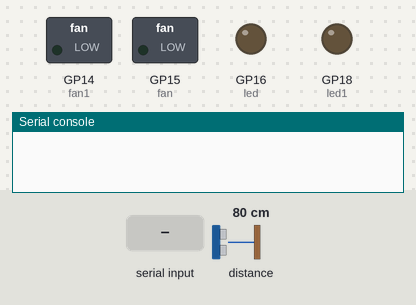
Bench run of a program on a simulated Raspberry Pi Pico running MicroPython. On the bench: switched loads named in the program (green lamp = pin HIGH), output pins drawn as LEDs (lit = HIGH), the last lines printed to the serial console. The test bench sets the inputs (shaded band); at power-on: distance to the obstacle 80 cm. The echo pulse lasts 58.3 µs per cm.

Above: at 1.2 s.
1.3 s: "bedroom fan on" received over the second serial link
At 4.4 s:
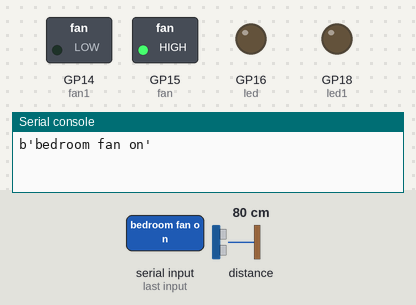
4.8 s: "hall fan on" received over the second serial link
At 6.7 s:
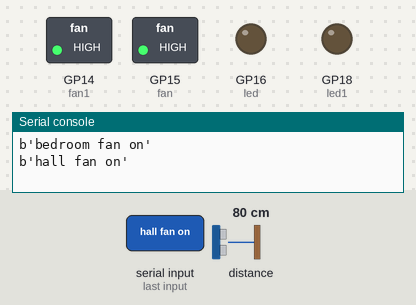
8.3 s: "activate" received over the second serial link
At 10.4 s:
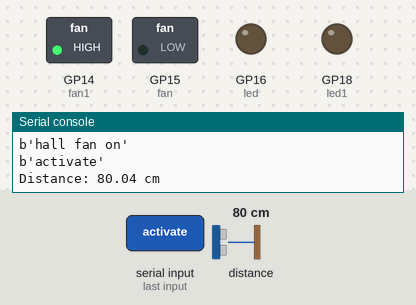
11.8 s: distance to the obstacle set to 11 cm
15.3 s: distance to the obstacle set to 8 cm
At 18.7 s:
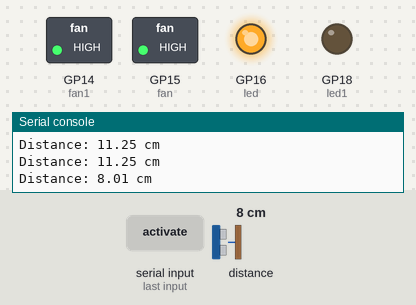
19.5 s: "hall fan off" received over the second serial link
At 22.2 s:
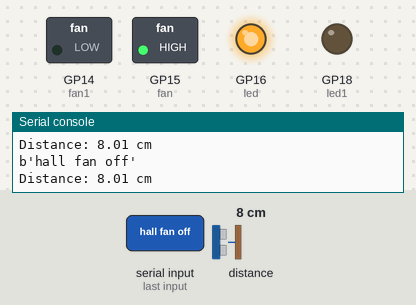
Timing chart, 0 to 23.7 s (numbered marks = the images above; inputs shaded):
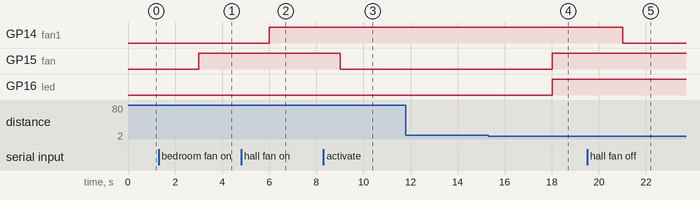

The program:

main.py
```python
from machine import Pin, UART
from time import sleep
import utime

# Initializing pins for devices and UART communication
fan = Pin(15, Pin.OUT)
fan1 = Pin(14, Pin.OUT)
led = Pin(16, Pin.OUT)
led1 = Pin(18, Pin.OUT)
uart = UART(0, 9600)

# USS configuration
signal_pin = Pin(0, Pin.IN)

# Initial states of devices
fan_state = 0
fan1_state = 0
bedroom_led_state = 0
hall_led_state = 0

# Flag to enable/disable distance measurement
distance_enabled = False

# Function to control the state of a device
def control_device(pin, state):
    pin.value(state)

# Function to measure distance using ultrasonic sensor
def get_distance():
    # Trigger measurement by briefly pulling the signal pin low
    signal_pin.init(Pin.OUT)
    signal_pin.value(0)
    utime.sleep_us(2)
    signal_pin.value(1)
    utime.sleep_us(5)
    signal_pin.value(0)

    # Wait for the echo response
    signal_pin.init(Pin.IN)
    while signal_pin.value() == 0:
        pulse_start = utime.ticks_us()

    while signal_pin.value() == 1:
        pulse_end = utime.ticks_us()

    pulse_duration = utime.ticks_diff(pulse_end, pulse_start)

    # Speed of sound is approximately 343 meters per second at sea level
    # Convert the time to distance (cm)
    distance = (pulse_duration * 34300) / (2 * 10**6)

    return distance

# Main loop
while True:
    if uart.any():
        data = str(uart.read())
        print(data)

        # Command to activate distance measurement
        if 'activate' in data:
            distance_enabled = True
        # Command to deactivate distance measurement
        elif 'deactivate' in data:
            distance_enabled = False

        # Control commands for bedroom fan
        if 'bedroom fan on' in data:
            fan_state = 1
        elif 'bedroom fan off' in data:
            fan_state = 0

        # Control commands for hall fan
        if 'hall fan on' in data:
            fan1_state = 1
        elif 'hall fan off' in data:
            fan1_state = 0

        # Control commands for bedroom light
        if 'bedroom light on' in data:
            bedroom_led_state = 1
            hall_led_state = 0  # Turn off hall light when bedroom light is on
        elif 'bedroom light off' in data:
            bedroom_led_state = 0

        # Control commands for hall light
        if 'hall light on' in data:
            hall_led_state = 1
            bedroom_led_state = 0  # Turn off bedroom light when hall light is on
        elif 'hall light off' in data:
            hall_led_state = 0

        # Control commands for all lights
        if 'lights on' in data:
            bedroom_led_state = 1
            hall_led_state = 1
        elif 'lights off' in data:
            bedroom_led_state = 0
            hall_led_state = 0

        # Control commands for all fans
        if 'fans on' in data:
            fan_state = 1
            fan1_state = 1
        elif 'fans off' in data:
            fan_state = 0
            fan1_state = 0

        # Control commands for all devices
        if 'all devices' in data:
            bedroom_led_state = 1
            hall_led_state = 1
            fan_state = 1
            fan1_state = 1
        # Command to turn off all devices
        elif 'turn off' in data:
            bedroom_led_state = 0
            hall_led_state = 0
            fan_state = 0
            fan1_state = 0

    if distance_enabled:
        # USS functionality
        distance = get_distance()
        print("Distance: {:.2f} cm".format(distance))

        if distance < 10:
            # If distance is less than 10cm, turn on bedroom fan and light
            fan_state = 1
            bedroom_led_state = 1
        else:
            # If distance is greater than or equal to 10cm, turn off bedroom fan and light
            fan_state = 0
            bedroom_led_state = 0

    # Control devices based on states
    control_device(fan, fan_state)
    control_device(fan1, fan1_state)
    control_device(led, bedroom_led_state)
    control_device(led1, hall_led_state)

    sleep(3)  # Sleep for 3 seconds before the next iteration
```

Measured:
- the behaviour switches between 10 and 9 cm on distance to the obstacle (found by bisection; images 3 and 4)
- after the input at 1.3 s, GP15 (fan): LOW → HIGH after 1.7 s
- after the input at 4.8 s, GP14 (fan1): LOW → HIGH after 1.2 s
- after the input at 8.3 s, GP15 (fan): HIGH → LOW after 0.71 s
- after the input at 15.3 s, GP15 (fan), GP16 (led): LOW → HIGH after 2.7 s
- after the input at 19.5 s, GP14 (fan1): HIGH → LOW after 1.5 s
